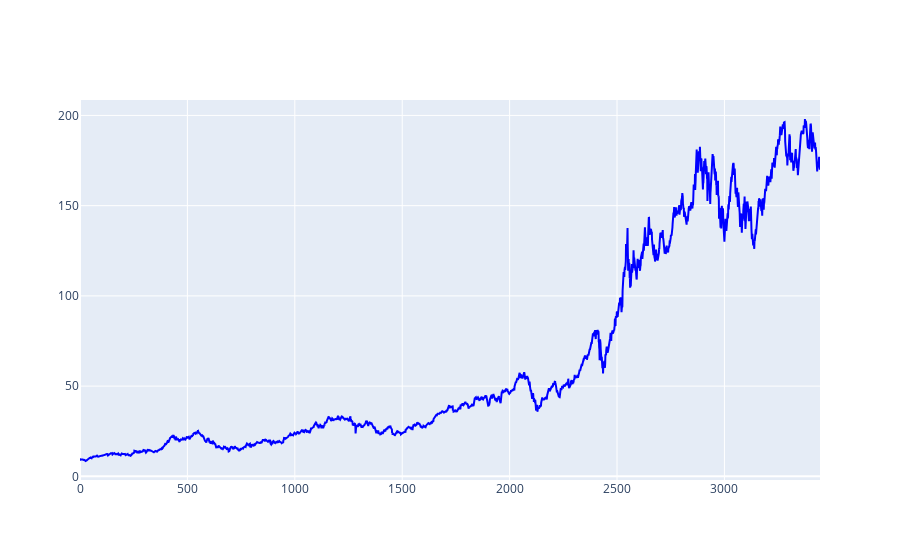

The notebook cell saved with this chart:
### Code cell
fig = go.Figure()

fig.add_trace(go.Scatter(x=data.index, y=data['Open'],
                         mode='lines', name='Apple', line=dict(color='blue')))

### Figure 1 — Plotly figure (JSON) as saved in the notebook; plotly's stock layout.template omitted (floating-point values rounded to 4 significant figures; data arrays with more than 128 entries replaced by an {"elided": "..."} marker saying what was removed)
{"data": [{"line": {"color": "blue"}, "mode": "lines", "name": "Apple", "type": "scatter", "x": {"elided": "3446 int values"}, "y": {"elided": "3446 float values"}}], "layout": {}}
